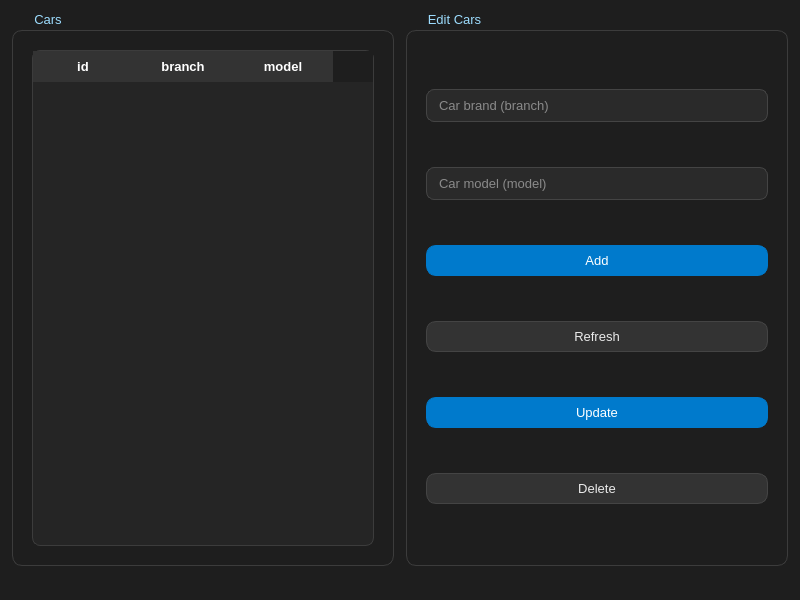
<?xml version="1.0" encoding="UTF-8"?>
<ui version="4.0">
 <class>MainWindow</class>
 <widget class="QMainWindow" name="MainWindow">
  <property name="geometry">
   <rect>
    <x>0</x>
    <y>0</y>
    <width>800</width>
    <height>600</height>
   </rect>
  </property>
  <property name="windowTitle">
   <string>MainWindow</string>
  </property>
  <property name="styleSheet">
   <string notr="true">QWidget {
    background-color: #1e1e1e;
    color: #eaeaea;
    font-family: Segoe UI;
    font-size: 10pt;
}

QGroupBox {
    border: 1px solid #3c3c3c;
    border-radius: 10px;
    margin-top: 18px;
    padding: 10px;
}

QGroupBox::title {
    subcontrol-origin: margin;
    left: 12px;
    padding: 0 8px;
    color: #9cdcfe;
    font-weight: bold;
}

QLineEdit {
    background-color: #2a2a2a;
    border: 1px solid #444;
    border-radius: 8px;
    padding: 7px 10px;
}

QLineEdit:focus {
    border: 1px solid #007acc;
}

QTableWidget {
    background-color: #252525;
    alternate-background-color: #2d2d2d;
    gridline-color: #3a3a3a;
    border: 1px solid #3c3c3c;
    border-radius: 8px;
}

QHeaderView::section {
    background-color: #333333;
    padding: 6px;
    border: none;
    font-weight: bold;
    color: #ffffff;
}

QPushButton {
    background-color: #333333;
    border: 1px solid #444;
    border-radius: 10px;
    padding: 7px 14px;
}

QPushButton:hover {
    background-color: #3e3e3e;
    border-color: #007acc;
}

QPushButton:pressed {
    background-color: #2a2a2a;
}

QPushButton#btnAdd,
QPushButton#btnUpdate {
    background-color: #007acc;
    border: 1px solid #007acc;
    color: white;
}

QPushButton#btnAdd:hover,
QPushButton#btnUpdate:hover {
    background-color: #1490df;
}</string>
  </property>
  <widget class="QWidget" name="centralwidget">
   <layout class="QHBoxLayout" name="horizontalLayout">
    <property name="spacing">
     <number>12</number>
    </property>
    <property name="leftMargin">
     <number>12</number>
    </property>
    <property name="topMargin">
     <number>12</number>
    </property>
    <property name="rightMargin">
     <number>12</number>
    </property>
    <property name="bottomMargin">
     <number>12</number>
    </property>
    <item>
     <widget class="QGroupBox" name="groupBox">
      <property name="title">
       <string>Cars</string>
      </property>
      <layout class="QGridLayout" name="gridLayout">
       <item row="0" column="0">
        <widget class="QTableWidget" name="tableWidgetCars">
         <property name="sizeAdjustPolicy">
          <enum>QAbstractScrollArea::SizeAdjustPolicy::AdjustToContents</enum>
         </property>
         <property name="alternatingRowColors">
          <bool>true</bool>
         </property>
         <column>
          <property name="text">
           <string>id</string>
          </property>
         </column>
         <column>
          <property name="text">
           <string>branch</string>
          </property>
         </column>
         <column>
          <property name="text">
           <string>model</string>
          </property>
         </column>
        </widget>
       </item>
      </layout>
     </widget>
    </item>
    <item>
     <widget class="QGroupBox" name="groupBox_2">
      <property name="title">
       <string>Edit Cars</string>
      </property>
      <layout class="QGridLayout" name="gridLayout_2">
       <item row="0" column="0">
        <widget class="QLineEdit" name="lineEditBranch">
         <property name="placeholderText">
          <string>Car brand (branch)</string>
         </property>
        </widget>
       </item>
       <item row="1" column="0">
        <widget class="QLineEdit" name="lineEditModel">
         <property name="placeholderText">
          <string>Car model (model)</string>
         </property>
        </widget>
       </item>
       <item row="2" column="0">
        <widget class="QPushButton" name="btnAdd">
         <property name="text">
          <string>Add</string>
         </property>
        </widget>
       </item>
       <item row="3" column="0">
        <widget class="QPushButton" name="btnRefresh">
         <property name="text">
          <string>Refresh</string>
         </property>
        </widget>
       </item>
       <item row="4" column="0">
        <widget class="QPushButton" name="btnUpdate">
         <property name="text">
          <string>Update</string>
         </property>
        </widget>
       </item>
       <item row="5" column="0">
        <widget class="QPushButton" name="btnDelete">
         <property name="text">
          <string>Delete</string>
         </property>
        </widget>
       </item>
      </layout>
     </widget>
    </item>
   </layout>
  </widget>
  <widget class="QMenuBar" name="menubar">
   <property name="geometry">
    <rect>
     <x>0</x>
     <y>0</y>
     <width>800</width>
     <height>21</height>
    </rect>
   </property>
  </widget>
  <widget class="QStatusBar" name="statusbar"/>
 </widget>
 <resources/>
 <connections/>
</ui>
